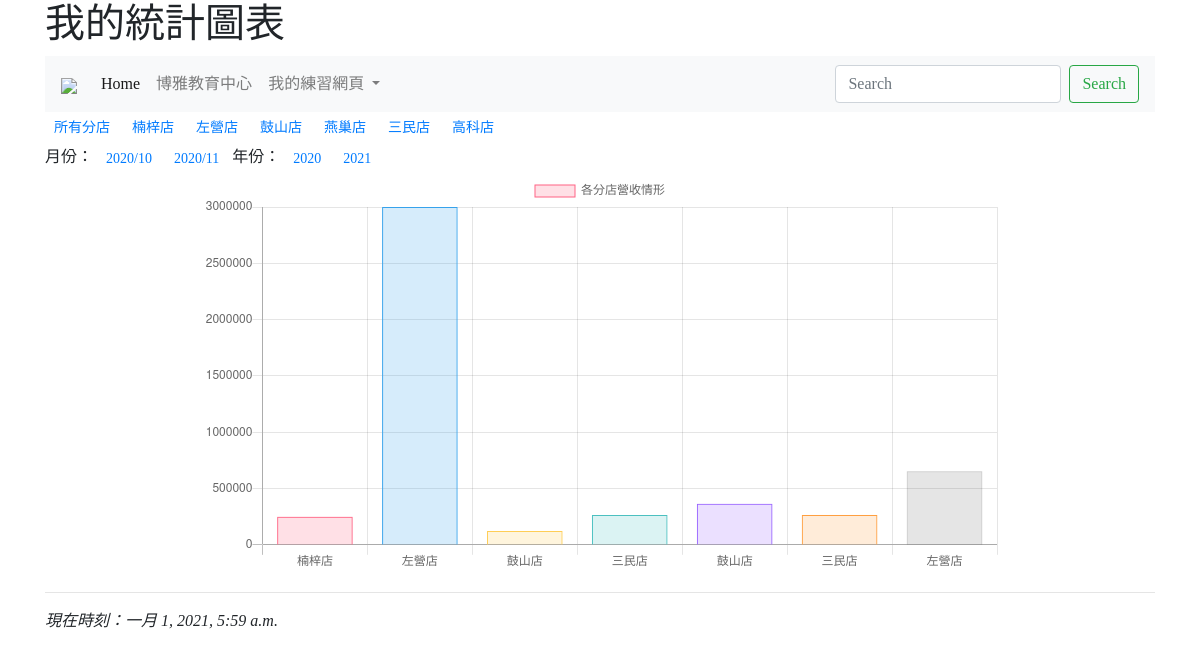
Page /mychart/ on the committed database.
### mainsite/models.py (models this page shows)
class Branch(models.Model):
    title = models.CharField(max_length=200)
    name = models.CharField(max_length=200)
    def __str__(self):
        return self.title

### mainsite/views.py (the view)
# urls.py: path('mychart/', mychart),
def mychart(request, bid=0):
    now = datetime.now()
    stores = Branch.objects.all()
    if bid==0:
        data = StoreIncome.objects.all()
    else:
        data = StoreIncome.objects.filter(branch=bid)
    title = "各分店營收情形"
    return render(request, "mychart.html", locals())

### templates/mychart.html (shortened to what this page needs)
{% extends 'base.html' %}
{% block titlemessage %}
    <h1>我的統計圖表</h1>
{% endblock %}
{% block content %}
    <button class="btn btn-sm">
        <a href="/mychart/">所有分店</a>
    </button>
    {% for s in stores %}
        <button class='btn btn-sm'>
            <a href='/mychart/{{s.id}}/'>
                {{s.title}}
            </a>
        </button>
    {% endfor %}
<br>
月份：
<button class='btn btn-sm'>
    <a href='/chartbydate/2020/10/'>2020/10</a>
</button>
<button class='btn btn-sm'>
    <a href='/chartbydate/2020/11/'>2020/11</a>
</button>
年份：
<button class='btn btn-sm'>
    <a href='/chartbydate/2020/'>2020</a>
</button>
<button class='btn btn-sm'>
    <a href='/chartbydate/2021/'>2021</a>
</button>
<center>
<table width=800>
  <tr><td>
<canvas id="myChart" width="800" height="400"></canvas>
</td></tr>
</table>
</center>
<script>
var ctx = document.getElementById('myChart').getContext('2d');
var myChart = new Chart(ctx, {
    type: 'bar',
    data: {
        labels: [
{% for item in data %}
    '{{item.branch}}',
{% endfor %}
        ],
        datasets: [{
            label: '{{ title }}',
            data: [
{% for item in data %}
    '{{item.income}}',
{% endfor %}
            ],
            backgroundColor: [
                'rgba(255, 99, 132, 0.2)',
                'rgba(54, 162, 235, 0.2)',
                'rgba(255, 206, 86, 0.2)',
                'rgba(75, 192, 192, 0.2)',
                'rgba(153, 102, 255, 0.2)',
                'rgba(255, 159, 64, 0.2)'
            ],
            borderColor: [
                'rgba(255, 99, 132, 1)',
                'rgba(54, 162, 235, 1)',
                'rgba(255, 206, 86, 1)',
                'rgba(75, 192, 192, 1)',
                'rgba(153, 102, 255, 1)',
                'rgba(255, 159, 64, 1)'
            ],
            borderWidth: 1
        }]
    },
    options: {
        scales: {
            yAxes: [{
                ticks: {
                    beginAtZero: true
                }
            }]
        }
    }
});
</script>
{% endblock %}

### templates/base.html (style rules this page uses)
body { font-family: 微軟正黑體; }

### rows in the picture
Branch: title "楠梓店"
Branch: title "左營店"
Branch: title "鼓山店"
Branch: title "燕巢店"
Branch: title "三民店"
Branch: title "高科店"

### other values in the picture
chart data {{ item.branch }} 楠梓店, 左營店, 鼓山店, 三民店, 鼓山店, 三民店, 左營店
chart data {{ item.income }} 250000, 3000000, 123000, 265000, 364000, 265400, 654000
